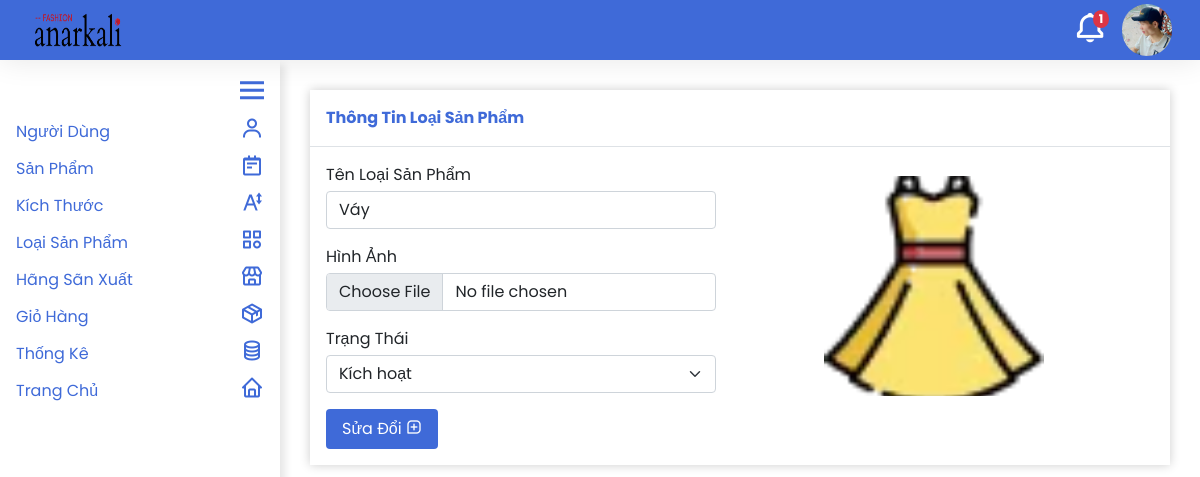
The app's page /quan_tri/loai_san_pham/sua_loai_san_pham.php?id=13 (signed in) with its own data.
### tables this page shows
CREATE TABLE `nguoidung` (
  `TaiKhoan` varchar(64) NOT NULL,
  `MatKhau` varchar(64) NOT NULL,
  `Email` varchar(64) NOT NULL,
  `HinhAnh` varchar(68) NOT NULL,
  `Quyen` int(1) NOT NULL,
  `TrangThai` int(1) NOT NULL
);

CREATE TABLE `loaisanpham` (
  `MaLoaiSanPham` int(64) NOT NULL,
  `TenLoaiSanPham` varchar(64) NOT NULL,
  `HinhAnh` varchar(68) NOT NULL,
  `TrangThai` int(1) NOT NULL
);

### quan_tri/module/database.php (called while the page is built, shortened)
<?php
  function execute_query($sql, $params=NULL) {
    $server = 'localhost';
    $username = 'root';
    $password = '';
    $dbname = 'shopthoitrang';
    $conn = new PDO("mysql:host={$server};dbname={$dbname}", $username, $password);
    $stmt = $conn->prepare($sql);
    if (isset($params))
      foreach ($params as $key => $value)
        $stmt->bindValue($key,$value,PDO::PARAM_STR);
    $stmt->execute();
    return $stmt->fetchAll();
  }
?>

### quan_tri/loai_san_pham/sua_loai_san_pham.php (the view, shortened to what this page needs)
<!DOCTYPE html>
<html lang="en">
<head>
  <?php
    include '../module/head.php';
    include_once '../module/database.php';
  ?>
</head>
<body>
  <?php
    include '../module/header.php';
    include '../module/sidebar.php';
    $sql = 'SELECT * FROM loaisanpham WHERE MaLoaiSanPham=:ma_loai_san_pham';
    $params = array('ma_loai_san_pham' => $_GET['id']);
    $loai_san_pham = execute_query($sql, $params)[0];
  ?>
  <form class='body' action='xu_ly_sua.php' method='post' enctype='multipart/form-data'>
    <div class='form'>
      <div class='title p-3 mb-3 border-bottom fw-bold'>Thông Tin Loại Sản Phẩm</div>
      <div class="input-group px-3 row">
        <div class='col-md-6'>
          <div class='pb-3'>
            <div class='mb-1'>Tên Loại Sản Phẩm</div>
            <input type="text" name='ten_loai_san_pham' class="form-control" value='<?php echo $loai_san_pham['TenLoaiSanPham']; ?>'>
          </div>
          <div class='pb-3'>
            <div class='mb-1'>Hình Ảnh</div>
            <input type="file" name='hinh_anh' class="form-control" id="inputGroupFile01">
          </div>
          <div class='pb-3'>
            <div class='mb-1'>Trạng Thái</div>
            <select name='trang_thai' class="form-select" id="inputGroupSelect01">
              <?php
                if($loai_san_pham['TrangThai'] == 1){
                  echo '<option value="1" selected>Kích hoạt</option>';
                }
                else{
                  echo '<option value="1">Kích hoạt</option>';
                  echo '<option value="0" selected>Khóa</option>';
                }
              ?>
            </select>
          </div>
        </div>
        <div class='col-md-6 d-flex justify-content-center align-items-center'>
          <img class='img_edit' src='../../data/loai_san_pham/<?php echo $loai_san_pham['HinhAnh'];?>'>
        </div>
      </div>
      <div class='action_container ps-3 pb-3'>
        <button class='button_edit text-white py-2 px-3 rounded' type='submit'>Sửa Đổi <i class='bx bx-message-square-add'></i></button>
      </div>
    </div>
  </form>
</body>
</html>

### quan_tri/module/header.php
<div id='header' class='d-flex justify-content-between align-items-center container-fluid'>
  <img class='ms-3' id='logo' src="../../img/logo2.avif">
  <div class='d-flex align-items-center me-3'>
    <a class='bell_container position-relative' href='../gio_hang/quan_ly_gio_hang.php'>
      <?php
        $gio_hang = execute_query("SELECT COUNT(*) FROM giohang WHERE trangthai=0")[0][0];
        if($gio_hang > 0)
          echo "<div class='position-absolute text-decoration-none bg-danger fw-bold text-white notification_number'>{$gio_hang}</div>";
      ?>
      <i style='transform: scale(2.2);' class='bx bx-bell notification_icon text-white me-4'></i>
    </a>
    <?php
      $hinh_anh = execute_query('SELECT HinhAnh FROM nguoidung WHERE TaiKhoan=:tai_khoan', array('tai_khoan' => $_SESSION['TenTaiKhoan']))[0][0];
    ?>
    <img class='user_img' id='profile_image' src="../../data/nguoi_dung/<?php echo $hinh_anh; ?>">
  </div>
</div>

### quan_tri/style/style.css (style rules this page uses)
* { margin: 0; padding: 0; box-sizing: border-box; font-family: 'Poppins', sans-serif; }
#header { height: 60px; box-shadow: 0 0 30px rgba(0, 0, 0, 0.1); background-color: #3f6ad8; position: fixed; top: 0; left: 0; right: 0; z-index: 1000; }
#header #logo { width: 100px; height: 50px; cursor: pointer; }
#header .user_img { object-fit: cover; width: 50px; border-radius: 50px; cursor: pointer; }
#header .notification_icon { cursor: pointer; }
#header .bell_container .notification_number { z-index: 1000; left: 27%; top: -8px; font-size: 12px; padding: 0 6px; border-radius: 50%; }
.sidebar a, .body .form .title, .primary_color, .body .table_container .title { color: #3f6ad8; }
.body { margin-left: 310px; margin-top: 90px; margin-right: 30px; margin-bottom: 1000px; transition: 0.5s; }
.body .form { box-shadow: 0 0 10px rgba(0, 0, 0, 0.2); }
.button_add, .button_edit, .button_reset { background-color: #3f6ad8; border: none; transition: 0.25s; }
.body .img_edit { width: 220px; height: 220px; object-fit: cover; }

### records on screen
nguoidung: HinhAnh (picture)
loaisanpham: ten_loai_san_pham "Váy", trang_thai "Kích hoạt", HinhAnh (picture)

### other values on screen
$gio_hang "1"
